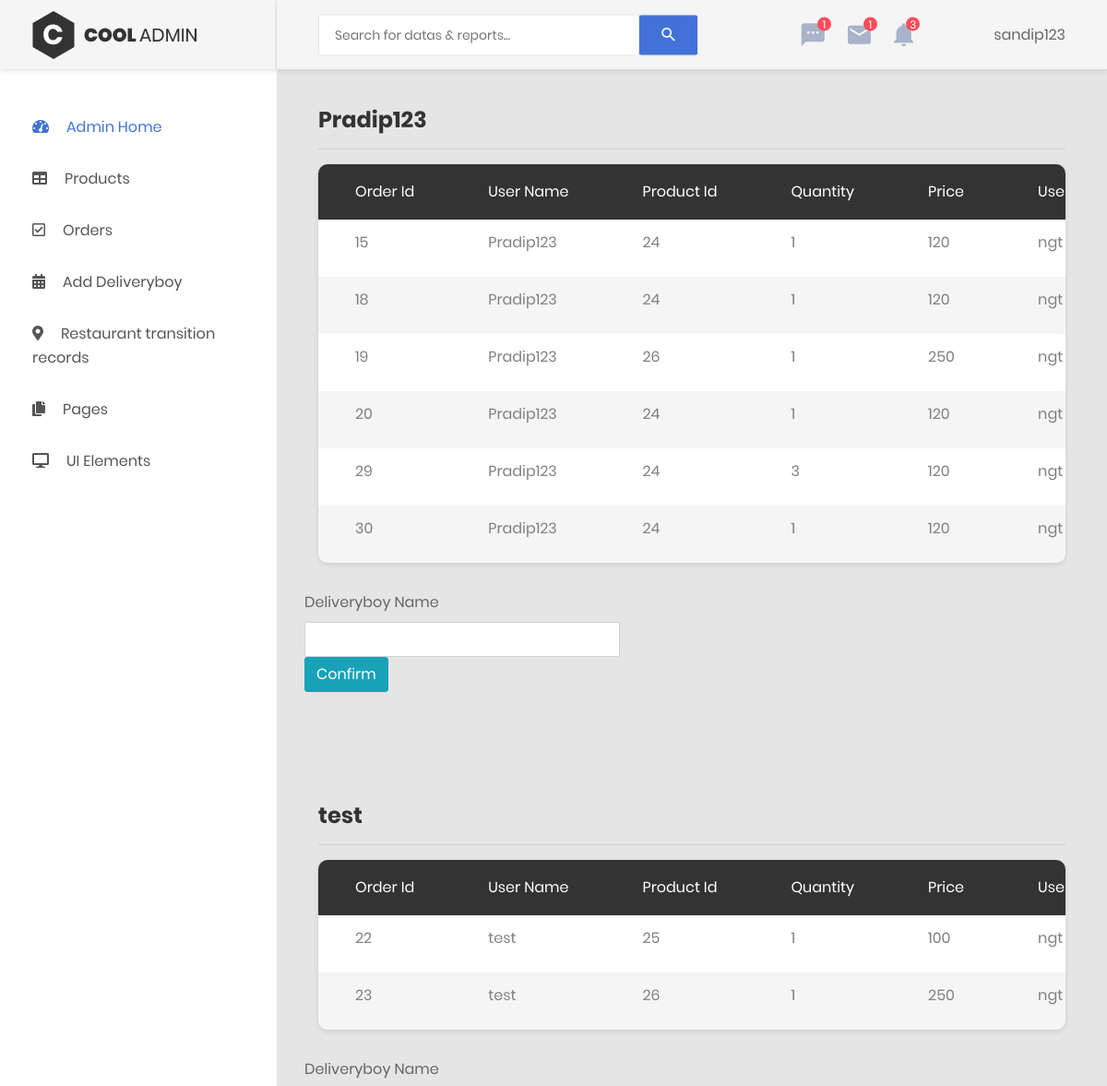
Page /CoolAdmin-master/order.php (signed in, upper part) on the earlier database version.
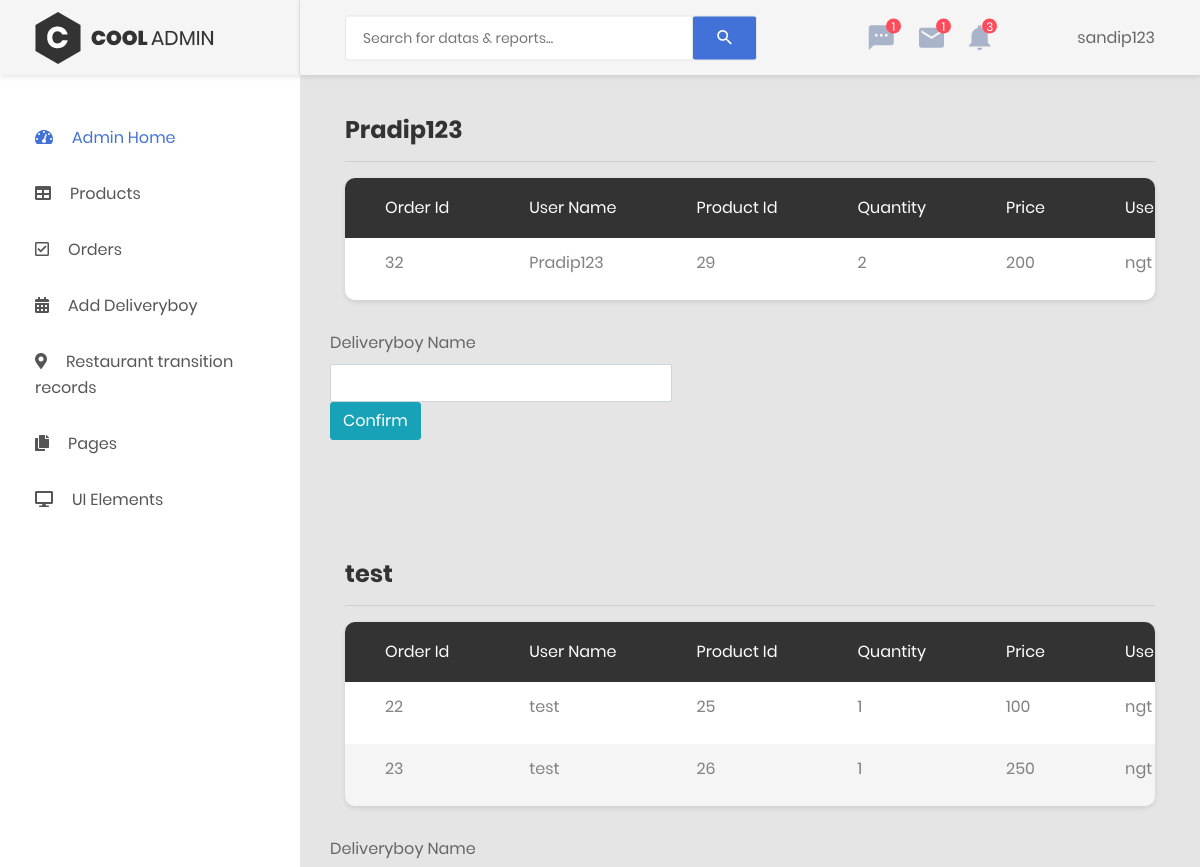
Same page on the later database version.
### tables this page shows
CREATE TABLE `order_list` (
  `Order_Id` int(11) NOT NULL,
  `UserId` varchar(200) NOT NULL,
  `R_Id` int(11) NOT NULL,
  `Id` int(11) NOT NULL,
  `quantity` int(11) NOT NULL,
  `price` int(11) NOT NULL,
  `UserAddress` varchar(200) NOT NULL,
  `UserPhone` int(11) NOT NULL,
  `status` varchar(20) DEFAULT 'ordered'
);

### CoolAdmin-master/order.php (the view, shortened to what this page needs)
<?php
    include 'restaurant_header.php';
?>
            <div class="main-content">
                <div class="section__content section__content--p30">
                    <div class="container-fluid">
                        <div class="row">
                            <div class="col-lg-12">
                                            <?php
                                            include "../includes/dbh.inc.php";
                                            $Rid=$_SESSION['R_Id'];
                                            $query = 'SELECT DISTINCT UserId FROM order_list';
                                            $queryfire = mysqli_query($conn, $query);
                                            while($ans=mysqli_fetch_array($queryfire)){
                                                echo "<h3>".$ans['UserId']."</h3><hr>";
                                                $userId = $ans['UserId'];
                                                echo ' <div class="table-responsive table--no-card m-b-30">
                                                    <table class="table table-borderless table-striped table-earning" >
                                                    <thead>
                                                        <tr>
                                                            <th>Order Id</th>
                                                            <th>User Name</th>
                                                            <th>Product Id</th>
                                                            <th>Quantity</th>
                                                            <th>Price</th>
                                                            <th> User Address</th>
                                                            <th>User Contact</th>
                                                            <th> Status</th>
                                                        </tr>
                                                    </thead>
                                                    <tbody>';
                                                $sql = 'SELECT * FROM order_list WHERE R_Id ="'.$Rid.'" AND UserId="'.$userId.'" ORDER by Order_id ASC';
                                                $result=mysqli_query($conn, $sql);
                                                while($row=mysqli_fetch_array($result)){
                                                    echo '<tr>
                                                    <td>'.$row["Order_Id"].'</td>
                                                    <td>'.$row["UserId"].'</td>
                                                    <td>'.$row["Id"].'</td>
                                                    <td>'.$row["quantity"].'</td>
                                                    <td>'.$row["price"].'</td>
                                                    <td>'.$row["UserAddress"].'</td>
                                                    <td>'.$row["UserPhone"].'</td>
                                                    <td><div class="dropdown">
                                                    <button class="btn btn-secondary dropdown-toggle" type="button" id="dropdownMenuButton" data-toggle="dropdown" aria-haspopup="true" aria-expanded="false">
                                                      '.$row['status'].'
                                                    </button>
                                                    <div class="dropdown-menu" aria-labelledby="dropdownMenuButton">
                                                      <a class="dropdown-item" href="#">ordered</a>
                                                      <a class="dropdown-item" href="billing.inc.php?ready&orderid='.$row["Order_Id"].'">Ready</a>
                                                      <a class="dropdown-item" href="#">Ontheway</a>
                                                    </div></div></td>
                                                    ';
                                                }
                                                echo '
                                                </tbody>
                                                </table>
                                                </div>
                                                <form action="billing.inc.php" method="post">
                                                <div class="form-group row">
                                                    <div class="col-xs-2">
                                                        <label for="ex1">Deliveryboy Name</label>
                                                        <input class="form-control" id="ex1" type="hidden" name="UserId" type="text" value="'.$ans["UserId"].'">
                                                        <input class="form-control" id="ex1" name="deliveryboy_name" type="text">
                                                    <button class="btn btn-info" type="submit" name="signup-submit">Confirm</button>
                                                    </div>
                                                </div>
                                                </form>
                                                ';
                                                echo '<br><br>
                                                <br><br>';
                                            }
                                            ?>
                                    </div>
                            </div>
    <?php
        include 'footer.php';
    ?>

### CoolAdmin-master/restaurant_header.php (shortened to what this page needs)
<!DOCTYPE html>
<html lang="en">
<head>
    <link href="css/font-face.css" rel="stylesheet" media="all">
    <link href="vendor/font-awesome-4.7/css/font-awesome.min.css" rel="stylesheet" media="all">
    <link href="vendor/font-awesome-5/css/fontawesome-all.min.css" rel="stylesheet" media="all">
    <link href="vendor/mdi-font/css/material-design-iconic-font.min.css" rel="stylesheet" media="all">
    <link href="vendor/bootstrap-4.1/bootstrap.min.css" rel="stylesheet" media="all">
    <link href="vendor/animsition/animsition.min.css" rel="stylesheet" media="all">
    <link href="vendor/bootstrap-progressbar/bootstrap-progressbar-3.3.4.min.css" rel="stylesheet" media="all">
    <link href="vendor/wow/animate.css" rel="stylesheet" media="all">
    <link href="vendor/css-hamburgers/hamburgers.min.css" rel="stylesheet" media="all">
    <link href="vendor/slick/slick.css" rel="stylesheet" media="all">
    <link href="vendor/select2/select2.min.css" rel="stylesheet" media="all">
    <link href="vendor/perfect-scrollbar/perfect-scrollbar.css" rel="stylesheet" media="all">
    <link href="css/theme.css" rel="stylesheet" media="all">
</head>
<body class="animsition">
    <div class="page-wrapper">
        <aside class="menu-sidebar d-none d-lg-block">
            <div class="logo">
                <a href="#">
                    <img src="images/icon/logo.png" alt="Cool Admin" />
                </a>
            </div>
            <div class="menu-sidebar__content js-scrollbar1">
                <nav class="navbar-sidebar">
                    <ul class="list-unstyled navbar__list">
                        <li class="active has-sub">
                            <a class="js-arrow" href="#">
                                <i class="fas fa-tachometer-alt"></i>Admin Home</a>
                        </li>
                        <li>
                            <a href="restaurant_product.php">
                                <i class="fas fa-table"></i>Products</a>
                        </li>
                        <li>
                            <a href="order.php">
                                <i class="far fa-check-square"></i>Orders</a>
                        </li>
                        <li>
                            <a href="deliveryboy_signup.php">
                                <i class="fas fa-calendar-alt"></i>Add Deliveryboy</a>
                        </li>
                        <li>
                            <a href="restaurant_order_record.php">
                                <i class="fas fa-map-marker-alt"></i>Restaurant transition records</a>
                        </li>
                        <li class="has-sub">
                            <a class="js-arrow" href="#">
                                <i class="fas fa-copy"></i>Pages</a>
                        </li>
                        <li class="has-sub">
                            <a class="js-arrow" href="#">
                                <i class="fas fa-desktop"></i>UI Elements</a>
                        </li>
                    </ul>
                </nav>
            </div>
        </aside>
        <div class="page-container">
            <header class="header-desktop">
                <div class="section__content section__content--p30">
                    <div class="container-fluid">
                        <div class="header-wrap">
                            <form class="form-header" action="" method="POST">
                                <input class="au-input au-input--xl" type="text" name="search" placeholder="Search for datas &amp; reports..." />
                                <button class="au-btn--submit" type="submit">
                                    <i class="zmdi zmdi-search"></i>
                                </button>
                            </form>
                            <div class="header-button">
                                <div class="noti-wrap">
                                    <div class="noti__item js-item-menu">
                                        <i class="zmdi zmdi-comment-more"></i>
                                        <span class="quantity">1</span>
                                    </div>
                                    <div class="noti__item js-item-menu">
                                        <i class="zmdi zmdi-email"></i>
                                        <span class="quantity">1</span>
                                    </div>
                                    <div class="noti__item js-item-menu">
                                        <i class="zmdi zmdi-notifications"></i>
                                        <span class="quantity">3</span>
                                    </div>
                                </div>
                                <div class="account-wrap">
                                    <div class="account-item clearfix js-item-menu">
                                        <div class="content">
                                           <?php
                                                $user=$_SESSION['userId'];
                                                echo $user;
                                            ?>
                                        </div>
                                    </div>
                                </div>
                            </div>
                        </div>
                    </div>
                </div>
            </header>

### CoolAdmin-master/footer.php (shortened to what this page needs)
</body>
</html>

Differences in the rows shown:
removed order_list: Order_Id "15", UserId "Pradip123", Id "24", quantity "1", price "120", UserAddress "ngt"
removed order_list: Order_Id "18", UserId "Pradip123", Id "24", quantity "1", price "120", UserAddress "ngt"
removed order_list: Order_Id "19", UserId "Pradip123", Id "26", quantity "1", price "250", UserAddress "ngt"
removed order_list: Order_Id "20", UserId "Pradip123", Id "24", quantity "1", price "120", UserAddress "ngt"
removed order_list: Order_Id "29", UserId "Pradip123", Id "24", quantity "3", price "120", UserAddress "ngt"
removed order_list: Order_Id "30", UserId "Pradip123", Id "24", quantity "1", price "120", UserAddress "ngt"
added order_list: Order_Id "32", UserId "Pradip123", Id "29", quantity "2", price "200", UserAddress "ngt"
